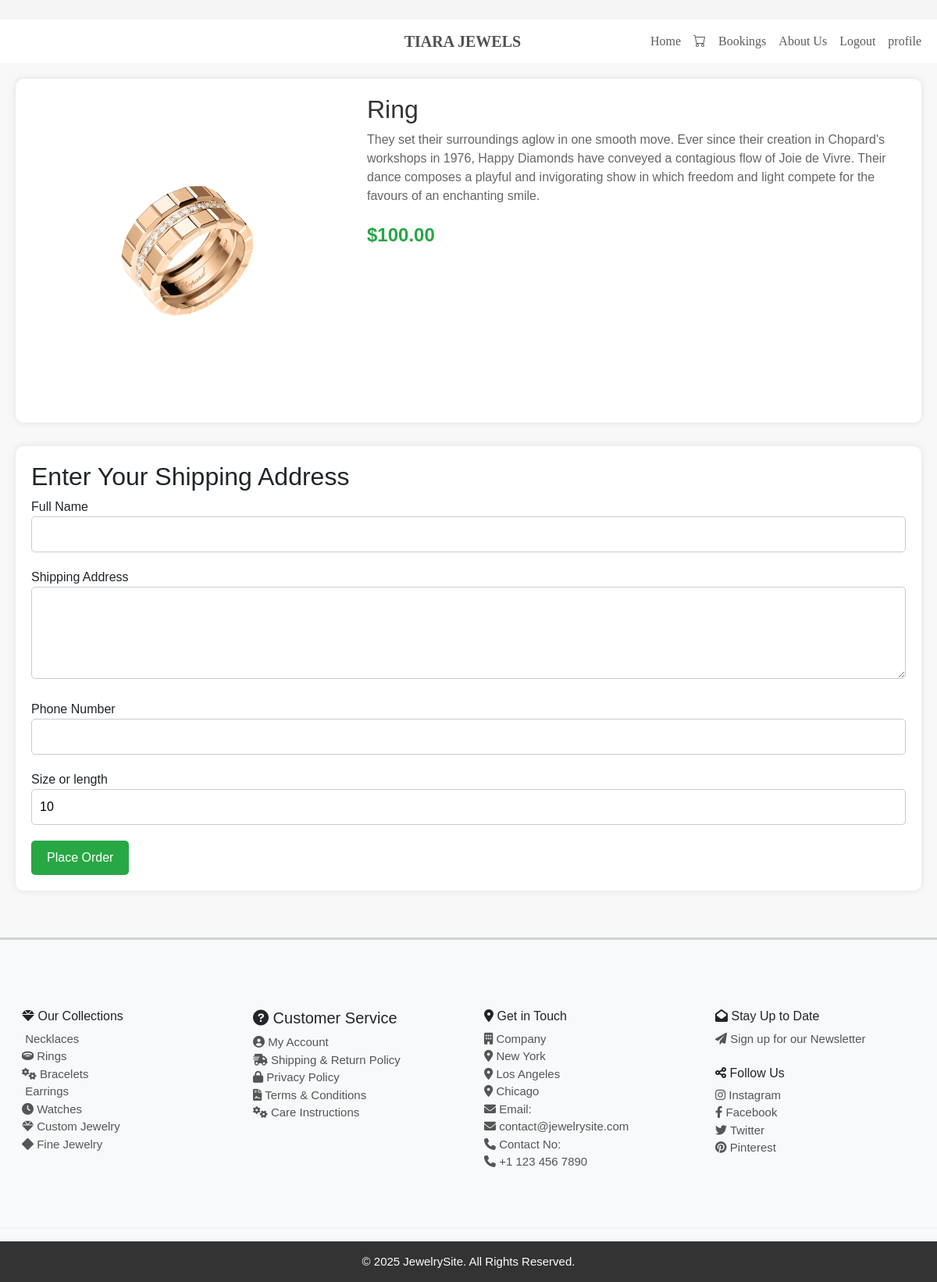
/address/34/ (signed in), run on the app's committed database.
### app/models.py (models this page shows, shortened)
class Jewelry(models.Model):
    name = models.CharField(max_length=255)
    description = models.TextField()
    material = models.CharField(max_length=100)
    price = models.DecimalField(max_digits=10, decimal_places=2)
    weight = models.DecimalField(max_digits=5, decimal_places=2)
    image = models.ImageField()
    created_at = models.DateTimeField(auto_now_add=True)
    category = models.ForeignKey(JewelryType, on_delete=models.CASCADE)

### app/views.py (the view, shortened to what this page needs)
# urls.py: path('address/<id>/', views.address_page, name='address_page'),
def address_page(req, id):
    product = Jewelry.objects.get(pk=id)
    user = User.objects.get(username=req.session['user'])
    user_address = Address.objects.filter(user=user).order_by('-id').first()
    return render(req, 'user/user_dtls.html', {'product': product, 'user_address': user_address})

### templates/user/user_dtls.html (shortened to what this page needs)
<!DOCTYPE html>
<html lang="en">
<head>
    <link rel="stylesheet" href="https://cdnjs.cloudflare.com/ajax/libs/font-awesome/6.0.0-beta3/css/all.min.css">
    <link href="https://cdn.jsdelivr.net/npm/bootstrap@5.3.3/dist/css/bootstrap.min.css" rel="stylesheet">
    <link rel="stylesheet" href="https://cdn.jsdelivr.net/npm/bootstrap-icons@1.11.3/font/bootstrap-icons.min.css">
    {% load static %}
    <link rel="stylesheet" href="{% static '/css/user_dtls.css' %}">
</head>
<body>
                  <div class="line" style="background-color: whitesmoke; width: 100%; height: 25px; color: white; font-size: 13px; padding-left: 33%;"></div>
                  <nav class="navbar navbar-expand-lg navbar-light " style="background-color:  white; top: 0px; font-family: 'Times New Roman', Times, serif; font-weight: 500px;" >
                    <div class="container-fluid">
                        <a class="navbar-brand" href="#" style="color: rgb(82, 81, 81); font-weight: 800; padding-left: 43%;">TIARA JEWELS</i></a>
                        <div class="collapse navbar-collapse" id="navbarNav">
                            <ul class="navbar-nav ms-auto">
                                <li class="nav-item">
                                    <a class="nav-link active" style="color: rgb(92, 92, 92);" aria-current="page" href="../user_home">Home</a>
                                </li>
                                <li class="nav-item">
                                    <a class="nav-link" style="color: rgb(92, 92, 92);" href="../cart_display"><i class="bi bi-cart"></i></a>
                                </li>
                                <li class="nav-item">
                                    <a class="nav-link" style="color: rgb(92, 92, 92);" href="../user_booking">Bookings</a>
                                </li>
                                <li class="nav-item">
                                    <a class="nav-link" style="color: rgb(92, 92, 92); " href="../about">About Us</a>
                                </li>
                                <li class="nav-item">
                                    <a class="nav-link" style="color: rgb(92, 92, 92); " href="../logout">Logout</a>
                                </li>
                                <li class="nav-item">
                                    <a class="nav-link" style="color: rgb(92, 92, 92); " href="../profile/">profile</a>
                                </li>
                            </ul>
                        </div>
                    </div>
                </nav>
<div class="container">
    <div class="product-details">
        <div class="product-image">
            <img src="{{ product.image.url }}" alt="{{ product.name }}">
        </div>
        <div class="product-info">
            <h1>{{ product.name }}</h1>
            <p>{{ product.description }}</p>
            <p class="price">${{ product.price }}</p>
        </div>
    </div>
    {% if user.is_authenticated %}
    <div class="address-form">
        <h2>Enter Your Shipping Address</h2>
        <form method="POST" >
            <div>
                <label for="name">Full Name</label>
                <input type="text" id="name" name="name" required>
            </div>
            <div>
                <label for="address">Shipping Address</label>
                <textarea id="address" name="address" rows="4" required></textarea>
            </div>
            <div>
                <label for="phone_number">Phone Number</label>
                <input type="text" id="phone_number" name="phone_number" required>
            </div>
            <div>
                <label for="size">Size or length</label>
                <input type="number" id="size" name="size" value="10" min="1" required>
            </div>
            <button type="submit">Place Order</button>
        </form>
    </div>
{% endif %}
</div>
<div class="ftr" style="padding-top: 2%">
    <footer class="text-dark pt-5 mt-3" style="font-size: 15px; background-color: #f8f9fa; border-top: 3px solid #d1d1d1;">
        <div class="container">
            <div class="row">
                <div class="col-md-3" style="padding: 20px;">
                    <h6><i class="fas fa-gem"></i> Our Collections</h6>
                    <ul class="list-unstyled">
                        <li><a href="#" style="text-decoration: none; color: #555;"> Necklaces</a></li>
                        <li><a href="#" style="text-decoration: none; color: #555;"><i class="fas fa-ring"></i> Rings</a></li>
                        <li><a href="#" style="text-decoration: none; color: #555;"><i class="fas fa-cogs"></i> Bracelets</a></li>
                        <li><a href="#" style="text-decoration: none; color: #555;"> Earrings</a></li>
                        <li><a href="#" style="text-decoration: none; color: #555;"><i class="fas fa-clock"></i> Watches</a></li>
                        <li><a href="#" style="text-decoration: none; color: #555;"><i class="fas fa-gem"></i> Custom Jewelry</a></li>
                        <li><a href="#" style="text-decoration: none; color: #555;"><i class="fas fa-diamond"></i> Fine Jewelry</a></li>
                    </ul>
                </div>
                <div class="col-md-3" style="padding: 20px;">
                    <h5><i class="fas fa-question-circle"></i> Customer Service</h5>
                    <ul class="list-unstyled">
                        <li><a href="#" style="text-decoration: none; color: #555;"><i class="fas fa-user-circle"></i> My Account</a></li>
                        <li><a href="#" style="text-decoration: none; color: #555;"><i class="fas fa-shipping-fast"></i> Shipping & Return Policy</a></li>
                        <li><a href="#" style="text-decoration: none; color: #555;"><i class="fas fa-lock"></i> Privacy Policy</a></li>
                        <li><a href="#" style="text-decoration: none; color: #555;"><i class="fas fa-file-contract"></i> Terms & Conditions</a></li>
                        <li><a href="#" style="text-decoration: none; color: #555;"><i class="fas fa-cogs"></i> Care Instructions</a></li>
                    </ul>
                </div>
                <div class="col-md-3" style="padding: 20px;">
                    <h6><i class="fas fa-map-marker-alt"></i> Get in Touch</h6>
                    <ul class="list-unstyled">
                        <li><a href="#" style="text-decoration: none; color: #555;"><i class="fas fa-building"></i> Company</a></li>
                        <li><a href="#" style="text-decoration: none; color: #555;"><i class="fas fa-map-marker-alt"></i> New York</a></li>
                        <li><a href="#" style="text-decoration: none; color: #555;"><i class="fas fa-map-marker-alt"></i> Los Angeles</a></li>
                        <li><a href="#" style="text-decoration: none; color: #555;"><i class="fas fa-map-marker-alt"></i> Chicago</a></li>
                        <li><a href="#" style="text-decoration: none; color: #555;"><i class="fas fa-envelope"></i> Email:</a></li>
                        <li><a href="#" style="text-decoration: none; color: #555;"><i class="fas fa-envelope"></i> contact@jewelrysite.com</a></li>
                        <li><a href="#" style="text-decoration: none; color: #555;"><i class="fas fa-phone"></i> Contact No:</a></li>
                        <li><a href="#" style="text-decoration: none; color: #555;"><i class="fas fa-phone"></i> +1 123 456 7890</a></li>
                    </ul>
                </div>
                <div class="col-md-3" style="padding: 20px;">
                    <h6><i class="fas fa-envelope-open"></i> Stay Up to Date</h6>
                    <ul class="list-unstyled">
                        <li><a href="#" style="text-decoration: none; color: #555;"><i class="fas fa-paper-plane"></i> Sign up for our Newsletter</a></li>
                        <br>
                        <h6><i class="fas fa-share-alt"></i> Follow Us</h6>
                        <ul class="list-unstyled">
                            <li><a href="#" style="text-decoration: none; color: #555;"><i class="fab fa-instagram"></i> Instagram</a></li>
                            <li><a href="#" style="text-decoration: none; color: #555;"><i class="fab fa-facebook-f"></i> Facebook</a></li>
                            <li><a href="#" style="text-decoration: none; color: #555;"><i class="fab fa-twitter"></i> Twitter</a></li>
                            <li><a href="#" style="text-decoration: none; color: #555;"><i class="fab fa-pinterest"></i> Pinterest</a></li>
                        </ul>
                    </ul>
                </div>
            </div>
        </div>
        <hr style="border-top: 2px solid #ddd;">
        <div style="background-color: #333; color: #fff; text-align: center; padding: 15px 0;">
            <p style="margin: 0;">&copy; 2025 JewelrySite. All Rights Reserved.</p>
        </div>
    </footer>
  </div>
</body>
</html>

### static/css/user_dtls.css (style rules this page uses)
body { font-family: Arial, sans-serif; background-color: #f8f8f8; margin: 0; padding: 0; }
.container { max-width: 1200px; margin: 0 auto; padding: 20px; }
.product-details { display: flex; flex-wrap: wrap; justify-content: space-between; background-color: #fff; padding: 20px; border-radius: 10px; box-shadow: 0 0 10px rgba(0, 0, 0, 0.1); }
.product-image { max-width: 400px; margin-right: 30px; }
.product-image img { width: 100%; height: auto; border-radius: 10px; }
.product-info { flex: 1; }
.product-info h1 { font-size: 32px; color: #333; }
.product-info p { font-size: 16px; color: #666; margin-bottom: 20px; }
.product-info .price { font-size: 24px; font-weight: bold; color: #28a745; margin-bottom: 20px; }
.address-form { background-color: #fff; padding: 20px; margin-top: 30px; border-radius: 10px; box-shadow: 0 0 10px rgba(0, 0, 0, 0.1); }
.address-form input, .address-form textarea { width: 100%; padding: 10px; margin-bottom: 20px; border: 1px solid #ccc; border-radius: 5px; font-size: 16px; }
.address-form button { background-color: #28a745; color: white; padding: 10px 20px; border: none; border-radius: 5px; font-size: 16px; cursor: pointer; }

### data on the page
Jewelry: image (picture), name "Ring", description "They set their surroundings aglow in one smooth move. Ever since their creation in Chopard's workshops in 1976, Happy Diamonds have conveyed a contagious flow of Joie de Vivre. Their dance composes a playful and invigorating show in which freedom and light compete for the favours of an enchanting smile.", price "100.00"
